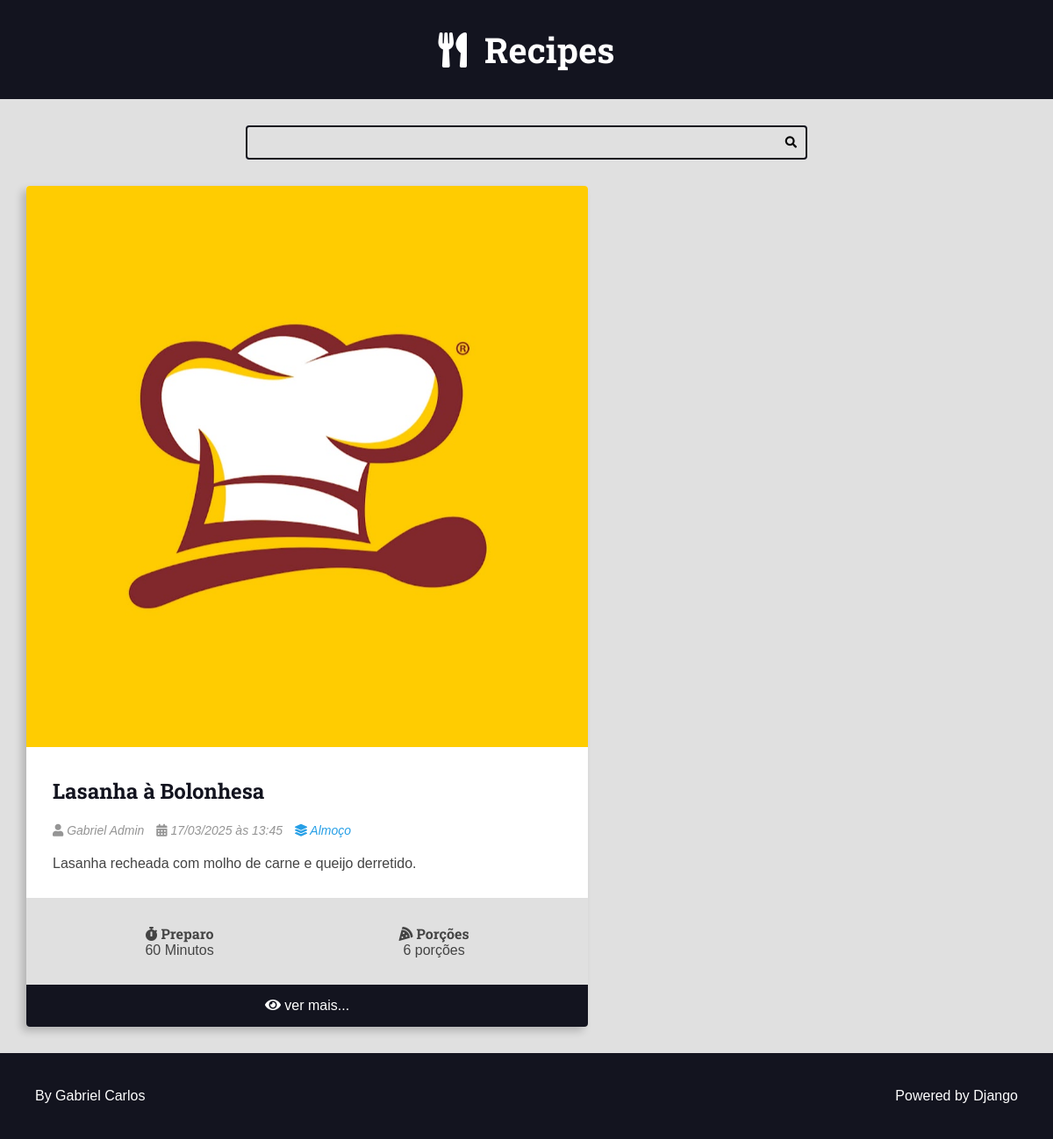
/recipes/category/5/, run on the app's committed database.
### recipes/models.py (models this page shows, shortened)
class Recipe(models.Model):
  title = models.CharField(max_length=65)
  description = models.CharField(max_length=165)
  slug = models.SlugField()
  preparation_time = models.IntegerField()
  preparation_time_unit = models.CharField(max_length=65)
  servings = models.IntegerField()
  servings_unit = models.CharField(max_length=65)
  preparation_steps = models.TextField()
  preparation_steps_is_html = models.BooleanField(default=False)
  created_at = models.DateTimeField(auto_now_add=True)
  updated_at = models.DateTimeField(auto_now=True)
  is_published = models.BooleanField(default=False)
  cover = models.ImageField(upload_to='recipes/covers/%Y/%m/%d/')
  category = models.ForeignKey(Category, on_delete=models.SET_NULL, null=True, blank=True, default=None)
  author = models.ForeignKey(User, on_delete=models.SET_NULL, null=True)

class Category(models.Model):
  name = models.CharField(max_length=65)

### recipes/views.py (the view)
# urls.py: path('recipes/category/<int:category_id>/', views.category, name="category"),
def category(request, category_id):
    recipes = get_list_or_404(
        Recipe.objects.filter(
            category__id=category_id,
            is_published=True
        ).order_by('-id')
    )
    return render(request, 'recipes/pages/category.html', context={
        'recipes': recipes,
        'title': f'{recipes[0].category.name} - Category | '
    })

### recipes/templates/recipes/pages/category.html (shortened to what this page needs)
{% extends 'global/base.html' %}
{% block content %}
<div class="main-content main-content-list container">
    {% for recipe in recipes %}
        {% include 'recipes/partials/recipe.html' %}
    {% endfor %}
</div>
{% endblock content %}

### recipes/templates/recipes/partials/recipe.html (shortened to what this page needs)
{% load static %}
<div class="recipe recipe-list-item">
  <div class="recipe-cover">
    <a href="{% url 'recipes:recipe' recipe.id %}">
      {% if recipe.cover %}
        <img src="{{recipe.cover.url}}" onerror="this.onerror=null;this.src='{% static 'image/receita.jpg' %}'" alt="Foto da receita">
      {% endif %}
    </a>
  </div>
  <div class="recipe-title-container">
    <a href="{% url 'recipes:recipe' recipe.id %}">
      <h2 class="recipe-title">{{ recipe.title}}</h2>
    </a>
  </div>
  <div class="recipe-author">
    <span class="recipe-author-item">
      <i class="fas fa-user"></i>
        {% if recipe.author %}
          {{recipe.author.first_name}} {{recipe.author.last_name}}
        {% else %}
          Sistema
        {% endif %}
    </span>
    <span class="recipe-author-item">
      <i class="fas fa-calendar-alt"></i>
      {{recipe.created_at|date:"d/m/Y"}} às {{recipe.created_at|date:"H:i"}}
    </span>
    {% if recipe.category is not None %}
      <span class="recipe-author-item">
        <a href="{% url 'recipes:category' recipe.category.id %}">
          <i class="fas fa-layer-group"></i>
          <span>{{recipe.category.name}}</span>
        </a>
      </span>
    {% endif %}
  </div>
  <div class="recipe-content">
    <p>
     {{recipe.description}}
    </p>
  </div>
  <div class="recipe-meta-container">
    <div class="recipe-meta recipe-preparation">
      <h3 class="recipe-meta-title"><i class="fas fa-stopwatch"></i> Preparo</h3>
      <div class="recipe-meta-text">
        {{recipe.preparation_time}} {{recipe.preparation_time_unit}}
      </div>
    </div>
    <div class="recipe-meta recipe-servings">
      <h3 class="recipe-meta-title"><i class="fas fa-pizza-slice"></i> Porções</h3>
      <div class="recipe-meta-text">
        {{recipe.servings}} {{recipe.servings_unit}}
      </div>
    </div>
  </div>
  {% if is_detail_page is not True %}
    <footer class="recipe-footer">
      <a class="recipe-read-more button button-dark button-full-width" href="{% url 'recipes:recipe' recipe.id %}">
        <i class="fas fa-eye"></i>
        <span>ver mais...</span>
      </a>
    </footer>
  {% endif %}
</div>

### recipes/static/recipes/css/styles.css (style rules this page uses)
:root { --color-primary: #269fe6; --color-primary-hover: #2086c2; --color-primary-dark: #13141f; --color-primary-dark-hover: #212336; --color-primary-light: #d4ecfa; --color-primary-light-hover: #bdd8e7; --color-white: #fff; --color-black: #000; --color-dark-text: #444; --color-info-light: #cce5ff; --color-debug-light: #cce5ff; --color-success-light: #d4edda; --color-alert-light: #fff3cd; --color-warning-light: #fff3cd; --color-error-light: #f8d7da; --color-info-dark: #4d86c4; --color-debug-dark: #4d86c4; --color-success-dark: #4a9c5d; --color-alert-dark: #927f40; --color-warning-dark: #927f40; --color-error-dark: #da525d; --color-gray-0: #f9f9f9; --color-gray-1: #e0e0e0; --color-gray-2: #c7c7c7; --color-gray-3: #aeaeae; --color-gray-4: #959595; --color-gray-5: #7d7d7d; --color-gray-6: #646464; --color-gray-7: #4b4b4b; --color-gray-8: #323232; --color-gray-9: #191919; --font-primary: sans-serif; --font-headings: 'Roboto Slab', serif; --spacing-gutter-medium: 3rem; --spacing-gutter-large: 4rem; }
* { padding: 0; margin: 0; box-sizing: border-box; }
html { font-size: 62.5%; }
body { font-size: 1.6rem; font-family: var(--font-primary); background: var(--color-gray-1); color: var(--color-dark-text); }
h1, h2, h3, h4, h5, h6 { font-family: var(--font-headings); }
.container { max-width: 144rem; margin: 0 auto; padding: var(--spacing-gutter-medium); }
.main-content { padding-top: 0; }
.main-content-list { display: grid; grid-template-columns: repeat(auto-fit, minmax(340px, 1fr)); gap: var(--spacing-gutter-large); }
.recipe { background: var(--color-white); box-shadow: -5px 5px 10px rgba(0, 0, 0, 0.2); transform: scale(1); transition: all 300ms ease-in-out; border-radius: 0.4rem; overflow: hidden; }
.recipe img { max-width: 100%; }
.recipe-list-item { max-width: 64rem; height: fit-content; }
.recipe-author { padding: 0 var(--spacing-gutter-medium); }
.recipe-content { padding: var(--spacing-gutter-medium); padding-top: 2rem; }
.recipe-author-item { color: var(--color-gray-4); margin-right: 1rem; font-style: italic; font-size: 1.4rem; }
.recipe-author a { color: var(--color-primary); transition: all 300ms ease-in-out; text-decoration: none; }
.recipe-meta-container { display: flex; flex-flow: row wrap; padding: var(--spacing-gutter-medium); background: var(--color-gray-1); }
.recipe-meta { display: flex; flex-flow: column nowrap; flex-shrink: 1; flex-grow: 1; text-align: center; }
.recipe-meta-title { font-size: 1.6rem; }
.recipe-footer a { background: var(--color-primary-dark); display: block; color: var(--color-white); text-decoration: none; text-align: center; padding: 1.5rem var(--spacing-gutter-medium); transition: all 300ms ease-in-out; }

### data on the page
Recipe: title "Lasanha à Bolonhesa", author.first_name "Gabriel", author.last_name "Admin", created_at "17/03/2025", created_at "13:45", category.name "Almoço", description "Lasanha recheada com molho de carne e queijo derretido.", preparation_time "60", preparation_time_unit "Minutos", servings "6", servings_unit "porções"
